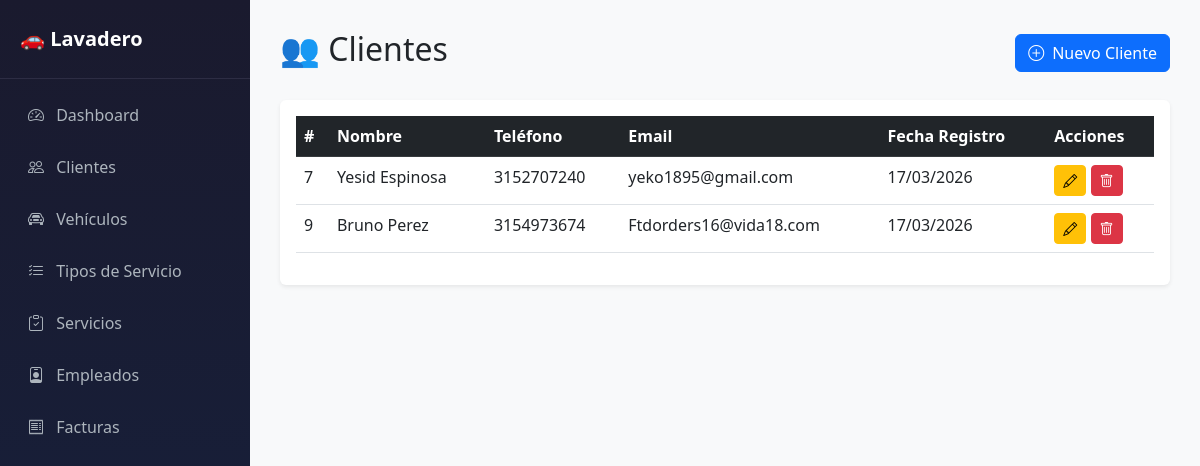
/clientes/, run on the app's committed database.
### gestion/models.py (models this page shows, shortened)
class Cliente(models.Model):
    nombre          = models.CharField(max_length=100)
    telefono        = models.CharField(max_length=20)
    email           = models.EmailField(blank=True, null=True)
    fecha_registro  = models.DateTimeField(auto_now_add=True)

### gestion/views.py (the view)
# urls.py: path('clientes/',                     views.lista_clientes,   name='lista_clientes'),
def lista_clientes(request):
    clientes = Cliente.objects.all()
    return render(request, 'gestion/clientes.html', {'clientes': clientes})

### gestion/templates/gestion/clientes.html (shortened to what this page needs)
{% extends 'gestion/base.html' %}
{% block contenido %}
<div class="d-flex justify-content-between align-items-center mb-4">
    <h2>👥 Clientes</h2>
    <a href="{% url 'nuevo_cliente' %}" class="btn btn-primary">
        <i class="bi bi-plus-circle me-2"></i>Nuevo Cliente
    </a>
</div>
<div class="card border-0 shadow-sm">
    <div class="card-body">
        <table class="table table-hover">
            <thead class="table-dark">
                <tr>
                    <th>#</th>
                    <th>Nombre</th>
                    <th>Teléfono</th>
                    <th>Email</th>
                    <th>Fecha Registro</th>
                    <th>Acciones</th>
                </tr>
            </thead>
            <tbody>
                {% for cliente in clientes %}
                <tr>
                    <td>{{ cliente.id }}</td>
                    <td>{{ cliente.nombre }}</td>
                    <td>{{ cliente.telefono }}</td>
                    <td>{{ cliente.email }}</td>
                    <td>{{ cliente.fecha_registro|date:"d/m/Y" }}</td>
                    <td>
                        <a href="{% url 'editar_cliente' cliente.id %}"
                           class="btn btn-sm btn-warning">
                            <i class="bi bi-pencil"></i>
                        </a>
                        <a href="{% url 'eliminar_cliente' cliente.id %}"
                           class="btn btn-sm btn-danger"
                           onclick="return confirm('¿Seguro que deseas eliminar este cliente?')">
                            <i class="bi bi-trash"></i>
                        </a>
                    </td>
                </tr>
                {% empty %}
                <tr>
                    <td colspan="6" class="text-center text-muted">
                        No hay clientes registrados aún
                    </td>
                </tr>
                {% endfor %}
            </tbody>
        </table>
    </div>
</div>
{% endblock %}

### gestion/templates/gestion/base.html (style rules this page uses)
body { background-color: #f8f9fa; }

### data on the page
Cliente: id "7", nombre "Yesid Espinosa", telefono "3152707240", email "yeko1895@gmail.com", fecha_registro "17/03/2026"
Cliente: id "9", nombre "Bruno Perez", telefono "3154973674", email "Ftdorders16@vida18.com", fecha_registro "17/03/2026"
